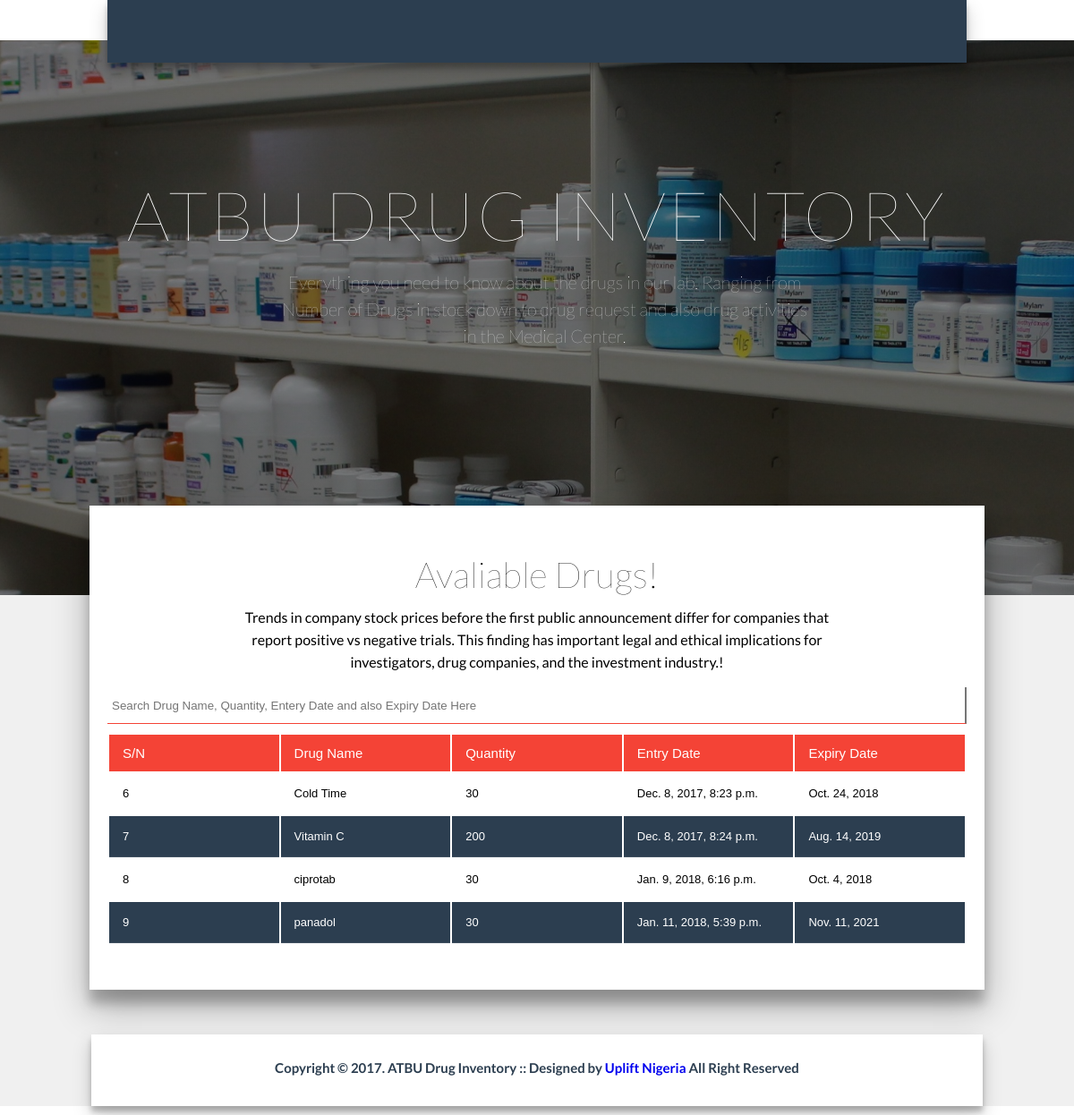
The page / on the database its author committed.
### drugs/models.py (models this page shows, shortened)
class Drug(models.Model):
    entry_date = models.DateTimeField(auto_now_add=True)
    Drug_name = models.CharField(max_length=225)
    Quantity = models.IntegerField()
    expire_date = models.DateField()

### drugs/views.py (the view)
# urls.py: 2. Add a URL to urlpatterns:  url(r'^$', views.home, name='home')
def home(request):
    drugs = Drug.objects.all()
    return render(request, 'index.html', {'drugs':drugs})

### drugs/templates/index.html (shortened to what this page needs)
{% load static %}
<!DOCTYPE html>
<html lang="en" class="no-js">
	<head>
    <link rel="stylesheet" type="text/css" href="{% static 'css/font-awesome.min.css' %}">
    <link rel="stylesheet" type="text/css" href="{% static 'css/main-style.css' %}">
	</head>
  <body>
    <div class="container-wrapper">
      <div class="container">
        <header>
          <div class="navigation">
          </div>
          <div class="carousel-centered">
            <div class="top-text">
              <h1 class="carousel-title">ATBU Drug Inventory</h1>
              <p>Everything you need to know about the drugs in our lab. Ranging from Number of Drugs in stock down to drug request and also drug activities in the Medical Center.</p>
            </div>
          </div>
        </header>
        <section id="details">
          <div class="content">
            <div class="heading">
              <h1>Avaliable Drugs!</h1>
              <p>Trends in company stock prices before the first public announcement differ for companies that report positive vs negative trials. This finding has important legal and ethical implications for investigators, drug companies, and the investment industry.!</p>
            </div>
            <input type="search" class="light-table-filter search-input" data-table="order-table" autofocus placeholder="Search Drug Name, Quantity, Entery Date and also Expiry Date Here">
          <table class="order-table table">
            <thead>
              <tr>
                <th>S/N</th>
                <th>Drug Name</th>
                <th>Quantity</th>
                <th>Entry Date</th>
                <th>Expiry Date</th>
              </tr>
            </thead>
            <tbody>
{% for Drug in drugs %}
              <tr>
                <td>{{Drug.id}}</td>
                <td>{{Drug.Drug_name}}</td>
                <td>{{Drug.Quantity}}</td>
                <td>{{Drug.entry_date}}</td>
                <td>{{Drug.expire_date}}</td>
              </tr>
{% endfor %}
            </tbody>
          </table>
        </section>
    <section id="footer">
      <div class="footer">
        <div class="container">
          <p class="copyright">Copyright &copy; 2017. ATBU Drug Inventory :: Designed by <a href="http://www.uplift.ng">Uplift Nigeria</a> All Right Reserved</p>
      </div>
    </section>
      </div>
    </div>
  </body>
</html>

### rows shown on the page
Drug: id "6", Drug_name "Cold Time", Quantity "30", entry_date "Dec. 8, 2017, 8:23 p.m.", expire_date "Oct. 24, 2018"
Drug: id "7", Drug_name "Vitamin C", Quantity "200", entry_date "Dec. 8, 2017, 8:24 p.m.", expire_date "Aug. 14, 2019"
Drug: id "8", Drug_name "ciprotab", Quantity "30", entry_date "Jan. 9, 2018, 6:16 p.m.", expire_date "Oct. 4, 2018"
Drug: id "9", Drug_name "panadol", Quantity "30", entry_date "Jan. 11, 2018, 5:39 p.m.", expire_date "Nov. 11, 2021"
